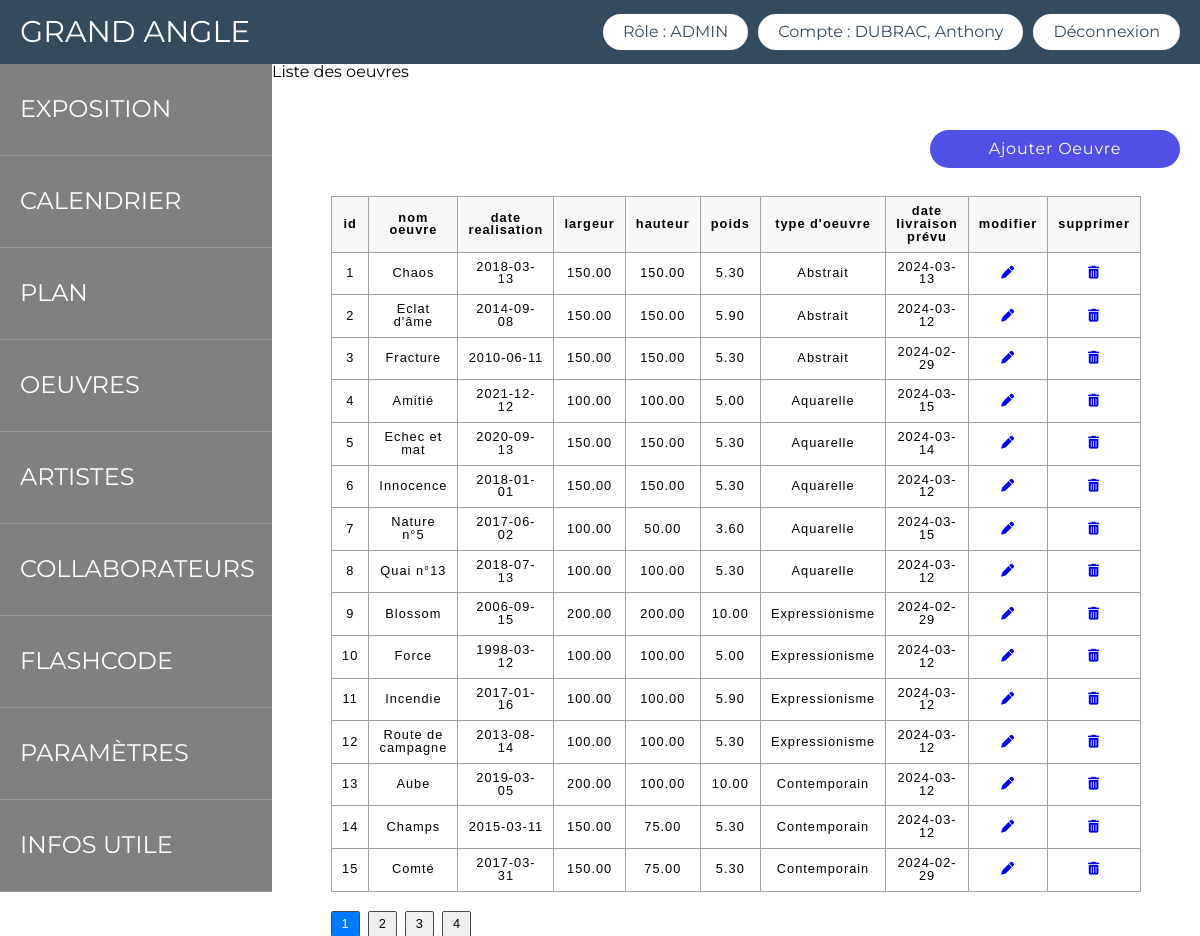
Screenshot of /admin/oeuvres.php (signed in) with the database file from the repository.
### tables this page shows
CREATE TABLE IF NOT EXISTS `oeuvres_expo` (
  `id_oeuvres` int NOT NULL AUTO_INCREMENT,
  `nom_oeuvre` varchar(100) NOT NULL,
  `chemin_image` varchar(150) DEFAULT NULL,
  `description_oeuvre` text,
  `date_realisation` date NOT NULL,
  `nombre_vues` int DEFAULT NULL,
  `largeur` decimal(15,2) DEFAULT NULL,
  `hauteur` decimal(15,2) DEFAULT NULL,
  `poids` decimal(15,2) DEFAULT NULL,
  `profondeur` decimal(15,2) DEFAULT NULL,
  `duree` time DEFAULT NULL,
  `date_livraison_prevu` date NOT NULL,
  `date_livraison_reel` date DEFAULT NULL,
  `id_type_oeuvre` int NOT NULL,
  PRIMARY KEY (`id_oeuvres`),
  KEY `id_type_oeuvre` (`id_type_oeuvre`)
);

CREATE TABLE IF NOT EXISTS `type_oeuvre` (
  `id_type_oeuvre` int NOT NULL AUTO_INCREMENT,
  `libelle_type_oeuvre` varchar(50) DEFAULT NULL,
  PRIMARY KEY (`id_type_oeuvre`)
);

### admin/oeuvres.php (the view, shortened to what this page needs)
<?php
require_once "../config/pdo.php";
$sql = "SELECT oeuvres_expo.*, type_oeuvre.libelle_type_oeuvre
FROM oeuvres_expo
LEFT JOIN type_oeuvre ON oeuvres_expo.id_type_oeuvre = type_oeuvre.id_type_oeuvre";
$requete = $db->query($sql);
$oeuvres = $requete->fetchAll(PDO::FETCH_ASSOC);
include "includes/pages/header.php";
?>
<section id="super_grid_container">
    <div id="grid_container_dash">
        <div class="left">
            <?php include "./includes/components/sidebar_left.php"; ?>
        </div>
        <div class="middle">
            <div>
                <h1>Liste des oeuvres</h1>
            </div>
            <div class="bloc_btn_add_art">
                <button class="btn_add_artiste"><a href="add_oeuvres.php">Ajouter Oeuvre</a></button>
            </div>
            <div class="bloc_list">
                <table id="data" class="list">
                    <thead>
                        <tr>
                            <th>id</th>
                            <th>nom oeuvre</th>
                            <th>date realisation</th>
                            <th>largeur</th>
                            <th>hauteur</th>
                            <th>poids</th>
                            <th>type d'oeuvre</th>
                            <th>date livraison prévu</th>
                            <th>modifier</th>
                            <th>supprimer</th>
                        </tr>
                    </thead>
                    <tbody>
                        <?php foreach ($oeuvres as $oeuvre) : ?>
                            <tr class="oeuvre_wrap" id="<?= $oeuvre["id_oeuvres"] ?>">
                                <td><?= $oeuvre["id_oeuvres"] ?></td>
                                <td><?= $oeuvre["nom_oeuvre"] ?></td>
                                <td><?= $oeuvre["date_realisation"] ?></td>
                                <td><?= $oeuvre["largeur"] ?></td>
                                <td><?= $oeuvre["hauteur"] ?></td>
                                <td><?= $oeuvre["poids"] ?></td>
                                <td><?= $oeuvre["libelle_type_oeuvre"] ?></td>
                                <td><?= $oeuvre["date_livraison_prevu"] ?></td>
                                <td><a href="updating_oeuvre.php?id_oeuvres=<?= $oeuvre["id_oeuvres"] ?>"><i class="fa-solid fa-pen"></i></a></td>
                                <td><a href="#" class="delete_oeuvre_link link" data-id="<?= $oeuvre["id_oeuvres"] ?>" data-nom="<?= $oeuvre["nom_oeuvre"] ?>"><i class="fa-solid fa-trash-can"></i></a></td>
                            </tr>
                        <?php endforeach; ?>
                    </tbody>
                </table>
            </div>
        </div>
    </div>
</section>

### admin/assets/css/style.css (style rules this page uses)
* { box-sizing: border-box; }
body { font-family: 'Montserrat', sans-serif; width: 100vw; height: 100vh; }
#super_grid_container { width: 100%; height: 100%; }
#grid_container_dash { display: grid; grid-template-columns: 17rem auto; width: 100%; height: 100%; }
#grid_container_dash .left { width: 17rem; height: 100%; }
#grid_container_dash .middle { width: 100%; height: 100%; }
.bloc_list { display: flex; margin-top: 50px; width: 75%; margin: auto; justify-content: center; position: relative; margin-top: 3%; }
.list { border-collapse: collapse; font-family: sans-serif; font-size: 0.8rem; letter-spacing: 1px; width: 100%; margin: auto; }
.list thead { background-color: rgb(228 240 245); }
.list td, th { border: 1px solid rgb(160 160 160); padding: 8px 10px; }
.list td:last-of-type { text-align: center; }
table { border-collapse: collapse; }
th, td { text-align: center; }
th { border-width: 1px 1px 0; background-color: #f7f7f7; }
.bloc_btn_add_art { display: flex; justify-content: flex-end; width: 100%; padding-top: 50px; padding-right: 20px; }
.btn_add_artiste { background-color: rgb(80, 80, 230); padding: 10px; width: 250px; cursor: pointer; border-radius: 24px; letter-spacing: 0.05em; font-size: 1rem; border: none; font-family: 'Montserrat', sans-serif; }
.btn_add_artiste a { color: white; }

### rows the page displays
oeuvres_expo: id_oeuvres "1", nom_oeuvre "Chaos", date_realisation "2018-03-13", largeur "150.00", hauteur "150.00", poids "5.30", id_type_oeuvre.libelle_type_oeuvre "Abstrait", date_livraison_prevu "2024-03-13"
oeuvres_expo: id_oeuvres "2", nom_oeuvre "Eclat d'âme", date_realisation "2014-09-08", largeur "150.00", hauteur "150.00", poids "5.90", id_type_oeuvre.libelle_type_oeuvre "Abstrait", date_livraison_prevu "2024-03-12"
oeuvres_expo: id_oeuvres "3", nom_oeuvre "Fracture", date_realisation "2010-06-11", largeur "150.00", hauteur "150.00", poids "5.30", id_type_oeuvre.libelle_type_oeuvre "Abstrait", date_livraison_prevu "2024-02-29"
oeuvres_expo: id_oeuvres "4", nom_oeuvre "Amitié", date_realisation "2021-12-12", largeur "100.00", hauteur "100.00", poids "5.00", id_type_oeuvre.libelle_type_oeuvre "Aquarelle", date_livraison_prevu "2024-03-15"
oeuvres_expo: id_oeuvres "5", nom_oeuvre "Echec et mat", date_realisation "2020-09-13", largeur "150.00", hauteur "150.00", poids "5.30", id_type_oeuvre.libelle_type_oeuvre "Aquarelle", date_livraison_prevu "2024-03-14"
oeuvres_expo: id_oeuvres "6", nom_oeuvre "Innocence", date_realisation "2018-01-01", largeur "150.00", hauteur "150.00", poids "5.30", id_type_oeuvre.libelle_type_oeuvre "Aquarelle", date_livraison_prevu "2024-03-12"
oeuvres_expo: id_oeuvres "7", nom_oeuvre "Nature n°5", date_realisation "2017-06-02", largeur "100.00", hauteur "50.00", poids "3.60", id_type_oeuvre.libelle_type_oeuvre "Aquarelle", date_livraison_prevu "2024-03-15"
oeuvres_expo: id_oeuvres "8", nom_oeuvre "Quai n°13", date_realisation "2018-07-13", largeur "100.00", hauteur "100.00", poids "5.30", id_type_oeuvre.libelle_type_oeuvre "Aquarelle", date_livraison_prevu "2024-03-12"
oeuvres_expo: id_oeuvres "9", nom_oeuvre "Blossom", date_realisation "2006-09-15", largeur "200.00", hauteur "200.00", poids "10.00", id_type_oeuvre.libelle_type_oeuvre "Expressionisme", date_livraison_prevu "2024-02-29"
oeuvres_expo: id_oeuvres "10", nom_oeuvre "Force", date_realisation "1998-03-12", largeur "100.00", hauteur "100.00", poids "5.00", id_type_oeuvre.libelle_type_oeuvre "Expressionisme", date_livraison_prevu "2024-03-12"
oeuvres_expo: id_oeuvres "11", nom_oeuvre "Incendie", date_realisation "2017-01-16", largeur "100.00", hauteur "100.00", poids "5.90", id_type_oeuvre.libelle_type_oeuvre "Expressionisme", date_livraison_prevu "2024-03-12"
oeuvres_expo: id_oeuvres "12", nom_oeuvre "Route de campagne", date_realisation "2013-08-14", largeur "100.00", hauteur "100.00", poids "5.30", id_type_oeuvre.libelle_type_oeuvre "Expressionisme", date_livraison_prevu "2024-03-12"
oeuvres_expo: id_oeuvres "13", nom_oeuvre "Aube", date_realisation "2019-03-05", largeur "200.00", hauteur "100.00", poids "10.00", id_type_oeuvre.libelle_type_oeuvre "Contemporain", date_livraison_prevu "2024-03-12"
oeuvres_expo: id_oeuvres "14", nom_oeuvre "Champs", date_realisation "2015-03-11", largeur "150.00", hauteur "75.00", poids "5.30", id_type_oeuvre.libelle_type_oeuvre "Contemporain", date_livraison_prevu "2024-03-12"
oeuvres_expo: id_oeuvres "15", nom_oeuvre "Comté", date_realisation "2017-03-31", largeur "150.00", hauteur "75.00", poids "5.30", id_type_oeuvre.libelle_type_oeuvre "Contemporain", date_livraison_prevu "2024-02-29"

### other values shown
$_SESSION["user"]["id_role"] "ADMIN"
$_SESSION["user"]["nom_collab"] "DUBRAC"
$_SESSION["user"]["prenom_collab"] "Anthony"
